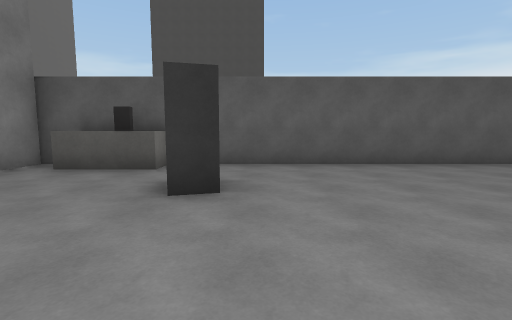
view 1 (above)

12 first-person views from a walk through a Unity game level. The camera is 1.4 m above the floor, tilts 6° down and sees 85° across. The floor is counted in squares, 1.8 m on a side. Each view is taken from the middle of a square. On the plan, view 1 faces up. The plan holds only what a view shows up to about 10 squares ahead; the rest is blank. The place goes on beyond the plan. The player character is not drawn. Surface patterns are stand-ins for the level's own textures.

view 2
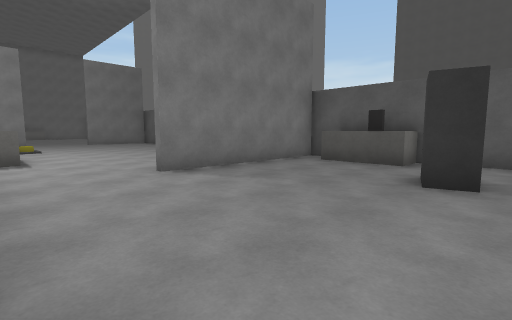

view 3
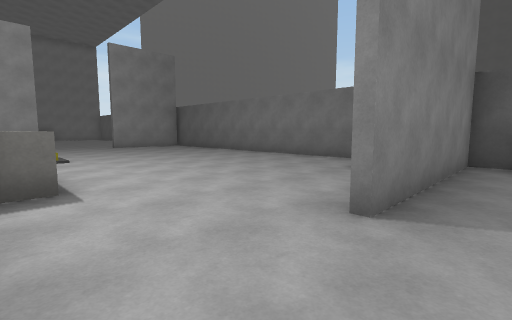

view 4
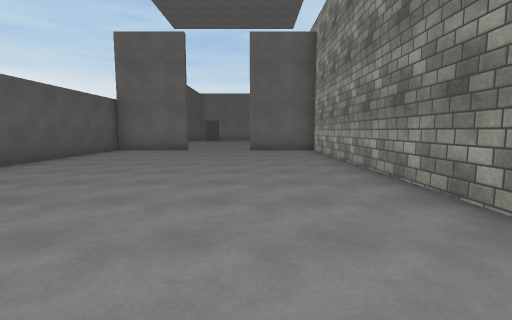

view 5
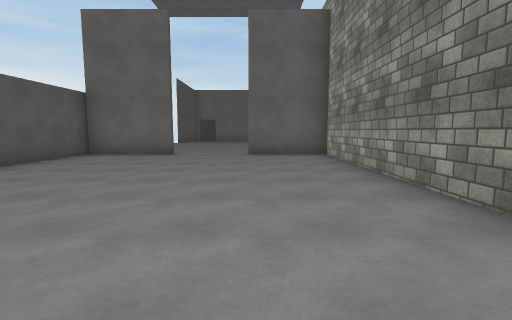

view 6
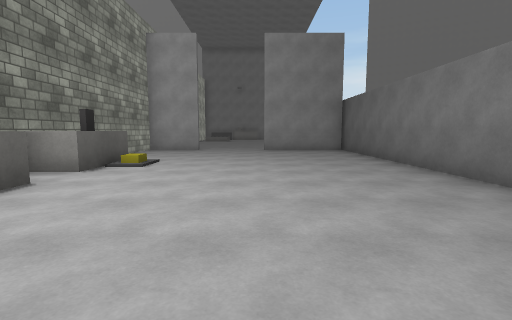

view 7
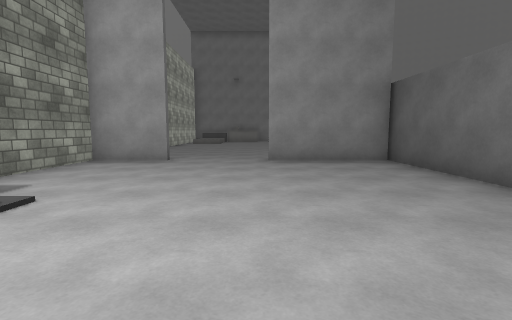

view 8
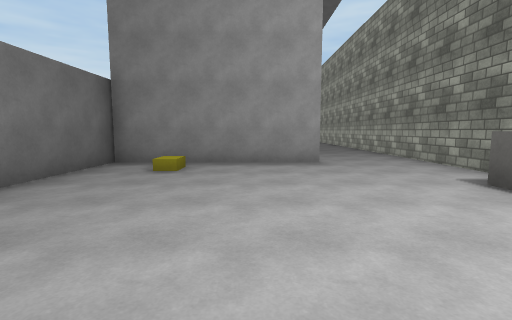

view 9
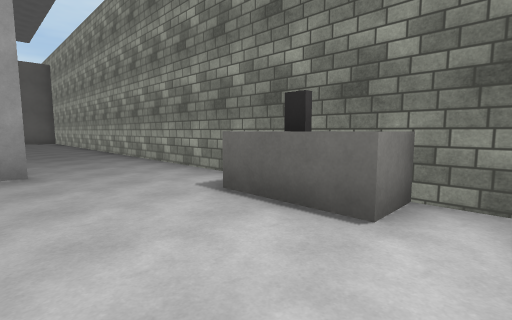

view 10
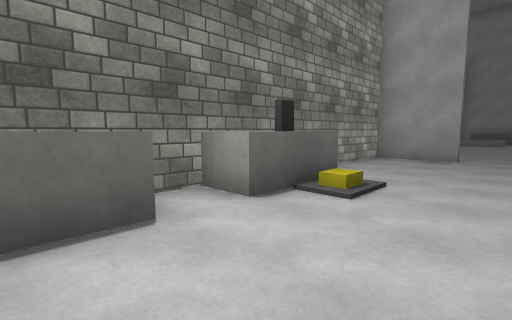

view 11
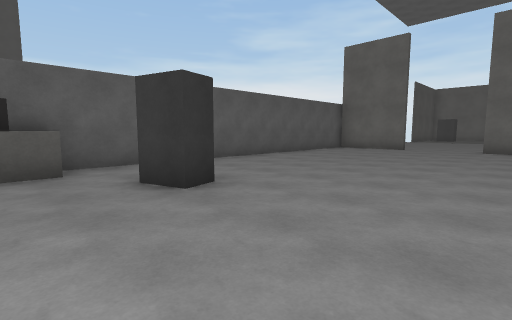

view 12
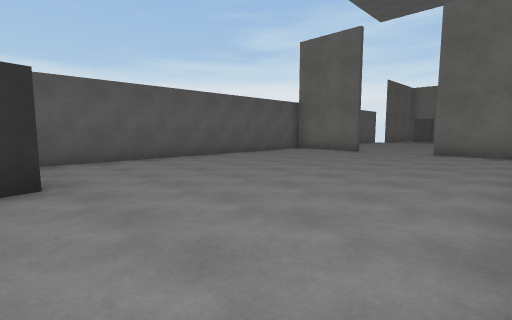

### Floor plan
Points are (right, up) in squares from view 1. A wall is a line through its corners. A room is listed if a view was taken in it or the views show most of it. See-through windows are left out.
Room 1 (views 1, 2, 3, 4, 5, 6, 7, 8, 9, 10, 11, 12)
walls: (-5.2, 1.4) (-5.2, 6.5); (-5, 6.5) (-5, 1.4); (-7.6, -1.3) (9.1, -1.3) (9.1, 1.2); (-12.9, -0.9) (-12.4, -0.9); (-13.4, -0.3) (-11.2, -0.3) (-11.2, -1.4); (9.1, 3.6) (9.1, 6.5) (-17.3, 6.5) (-17.3, 3.2); (-17.3, 0.8) (-17.3, -1.3) (-10.4, -1.3)
objects: other object (-10, -1) to (-8, -1); other object (-4, 6) to (-2, 7); other object (-1, 4)

Positions as (right, up) in squares from view 1, and headings:
1: (0, 0), facing up
2: (0, -1), facing up-left
3: (-4, -1), facing up-left
4: (-2, 1), facing right
5: (0, 1), facing right
6: (-6, 3), facing left
7: (-10, 3), facing left
8: (-12, 3), facing right
9: (-11, 2), facing down-right
10: (-9, 2), facing down-left
11: (-3, 0), facing up-right
12: (-1, -1), facing up-right
